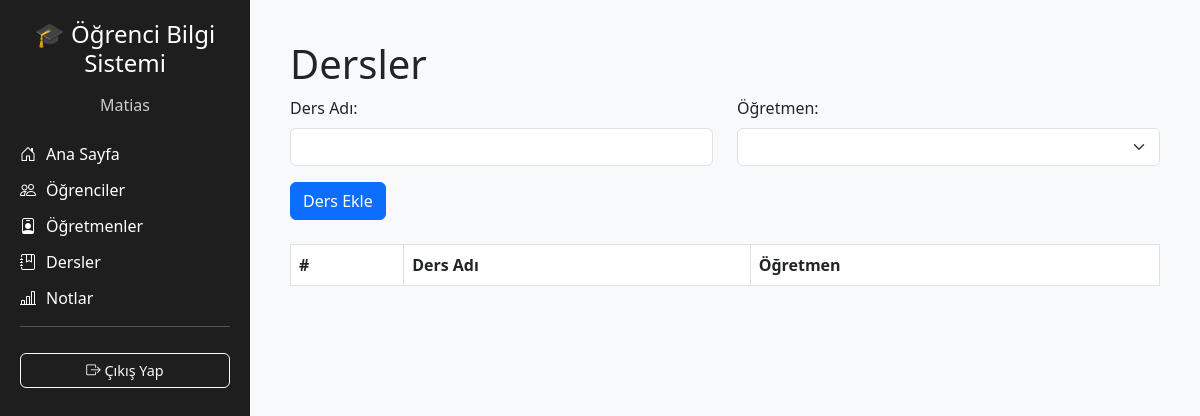
The app's page /lessons (signed in), older data.
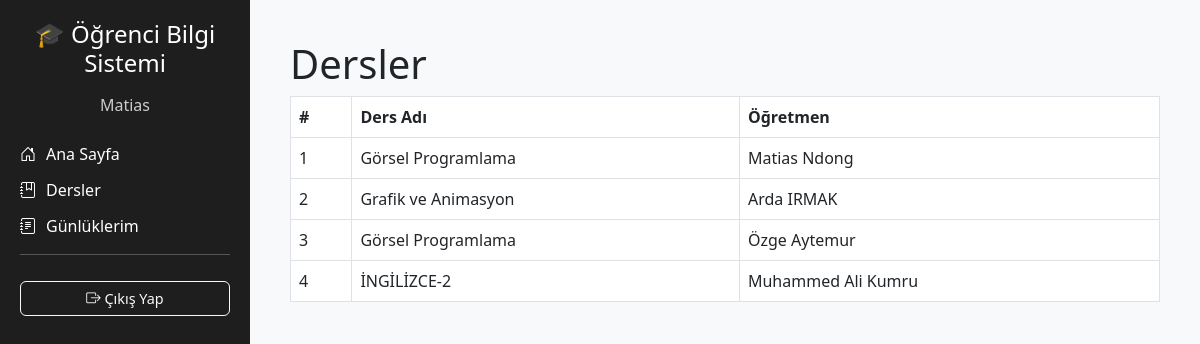
The same page, newer data.
### models.py (models this page shows)
class Lesson(db.Model):
    id = db.Column(db.Integer, primary_key=True)
    name = db.Column(db.String(100))
    teacher_id = db.Column(db.Integer, db.ForeignKey('teacher.id'))
    teacher = db.relationship("Teacher", back_populates="lessons")
    students = db.relationship("Student", secondary=student_lessons, back_populates="lessons")

class User(db.Model):
    id = db.Column(db.Integer, primary_key=True)
    name = db.Column(db.String(100), nullable=False)
    email = db.Column(db.String(120), unique=True, nullable=False)
    password = db.Column(db.String(200), nullable=False)
    role = db.Column(db.String(20), nullable=False)  # admin, teacher, student
    student = db.relationship("Student", back_populates="user", uselist=False)
    teacher = db.relationship("Teacher", back_populates="user", uselist=False)

### app.py (the view)
@app.route('/lessons')
@login_required
def lessons_page():
    lessons = Lesson.query.all()
    teachers = Teacher.query.all()
    return render_template('lessons.html', lessons=lessons, teachers=teachers)

### app.py (called while the page is built)
def login_required(f):
    @wraps(f)
    def decorated_function(*args, **kwargs):
        if 'user_id' not in session:
            flash("Lütfen önce giriş yapınız.", "warning")
            return redirect(url_for('login'))
        return f(*args, **kwargs)
    return decorated_function

### templates/lessons.html (shortened to what this page needs)
{% extends 'base.html' %}
{% block content %}
<h1>Dersler</h1>
{% if session.get('user_role') == 'admin' %}
<form method="POST" action="{{ url_for('add_lesson') }}" class="mb-4">
    <div class="row">
        <div class="col-md-6">
            <label for="name" class="form-label">Ders Adı:</label>
            <input type="text" name="name" class="form-control" required>
        </div>
        <div class="col-md-6">
            <label for="teacher_id" class="form-label">Öğretmen:</label>
            <select name="teacher_id" class="form-select">
            </select>
        </div>
    </div>
    <button type="submit" class="btn btn-primary mt-3">Ders Ekle</button>
</form>
{% endif %}
<table class="table table-bordered">
    <thead>
        <tr>
            <th>#</th>
            <th>Ders Adı</th>
            <th>Öğretmen</th>
        </tr>
    </thead>
    <tbody>
        {% for lesson in lessons %}
        <tr>
            <td>{{ loop.index }}</td>
            <td>{{ lesson.name }}</td>
            <td>{{ lesson.teacher.user.name if lesson.teacher }}</td>
        </tr>
        {% endfor %}
    </tbody>
</table>
{% endblock %}

### templates/base.html (shortened to what this page needs)
<!DOCTYPE html>
<html lang="tr">
<head>
    <link href="https://cdn.jsdelivr.net/npm/bootstrap@5.3.0/dist/css/bootstrap.min.css" rel="stylesheet" />
    <link rel="stylesheet" href="https://cdn.jsdelivr.net/npm/bootstrap-icons@1.10.5/font/bootstrap-icons.css" />
</head>
<body>
    <div class="sidebar">
        <h2 class="text-center">🎓 Öğrenci Bilgi Sistemi</h2>
        {% if session.get('user_name') %}
        <div class="user-name">{{ session.get('user_name') }}</div>
        {% endif %}
        <a href="{{ url_for('index') }}" class="nav-link"><i class="bi bi-house-door"></i> Ana Sayfa</a>
        {% if session.get('user_id') %}
            {% if session.get('user_role') in ['admin', 'teacher'] %}
                <a href="{{ url_for('students_page') }}" class="nav-link"><i class="bi bi-people"></i> Öğrenciler</a>
            {% endif %}
            {% if session.get('user_role') == 'admin' %}
                <a href="{{ url_for('teachers_page') }}" class="nav-link"><i class="bi bi-person-badge"></i> Öğretmenler</a>
            {% endif %}
            <a href="{{ url_for('lessons_page') }}" class="nav-link"><i class="bi bi-journal-bookmark"></i> Dersler</a>
            {% if session.get('user_role') in ['admin', 'teacher'] %}
                <a href="{{ url_for('notes_page') }}" class="nav-link"><i class="bi bi-bar-chart-line"></i> Notlar</a>
            {% endif %}
            {% if session.get('user_role') == 'student' %}
                <a href="{{ url_for('diaries_page') }}" class="nav-link"><i class="bi bi-journal-text"></i> Günlüklerim</a>
            {% endif %}
            <hr>
            <a href="{{ url_for('logout') }}" class="btn btn-outline-light w-100"><i class="bi bi-box-arrow-right"></i> Çıkış Yap</a>
        {% else %}
            <a href="{{ url_for('login') }}" class="btn btn-outline-light w-100"><i class="bi bi-box-arrow-in-right"></i> Giriş Yap</a>
            <a href="{{ url_for('register') }}" class="btn btn-light w-100 mt-2"><i class="bi bi-person-plus-fill"></i> Kayıt Ol</a>
        {% endif %}
    </div>
    <div class="content">
        {% block content %}{% endblock %}
    </div>
</body>
</html>

### templates/base.html (style rules this page uses)
body { display: flex; min-height: 100vh; font-family: 'Segoe UI', sans-serif; background-color: #f8f9fa; }
.sidebar { width: 250px; background-color: #1e1e1e; color: white; padding: 20px; }
.sidebar h2 { font-size: 1.5rem; margin-bottom: 15px; }
.sidebar .user-name { font-size: 1rem; text-align: center; margin-bottom: 25px; color: #ccc; }
.sidebar .nav-link { color: white; margin-bottom: 12px; font-size: 1rem; display: flex; align-items: center; }
.sidebar .nav-link i { margin-right: 10px; }
.sidebar .btn { margin-top: 10px; font-size: 0.9rem; }
.content { flex-grow: 1; padding: 40px; }

Row changes from the older to the newer data that the page shows:
added Lesson: name "Görsel Programlama", teacher.user "Matias Ndong"
added Lesson: name "Grafik ve Animasyon", teacher.user "Arda IRMAK"
added Lesson: name "Görsel Programlama", teacher.user "Özge Aytemur"
added Lesson: name "İNGİLİZCE-2", teacher.user "Muhammed Ali Kumru"
Text that changed along with them:
text no longer shown: "Öğrenciler Öğretmenler Notlar Ders Adı: Öğretmen: Ders Ekle"
text now shown: "Günlüklerim"
